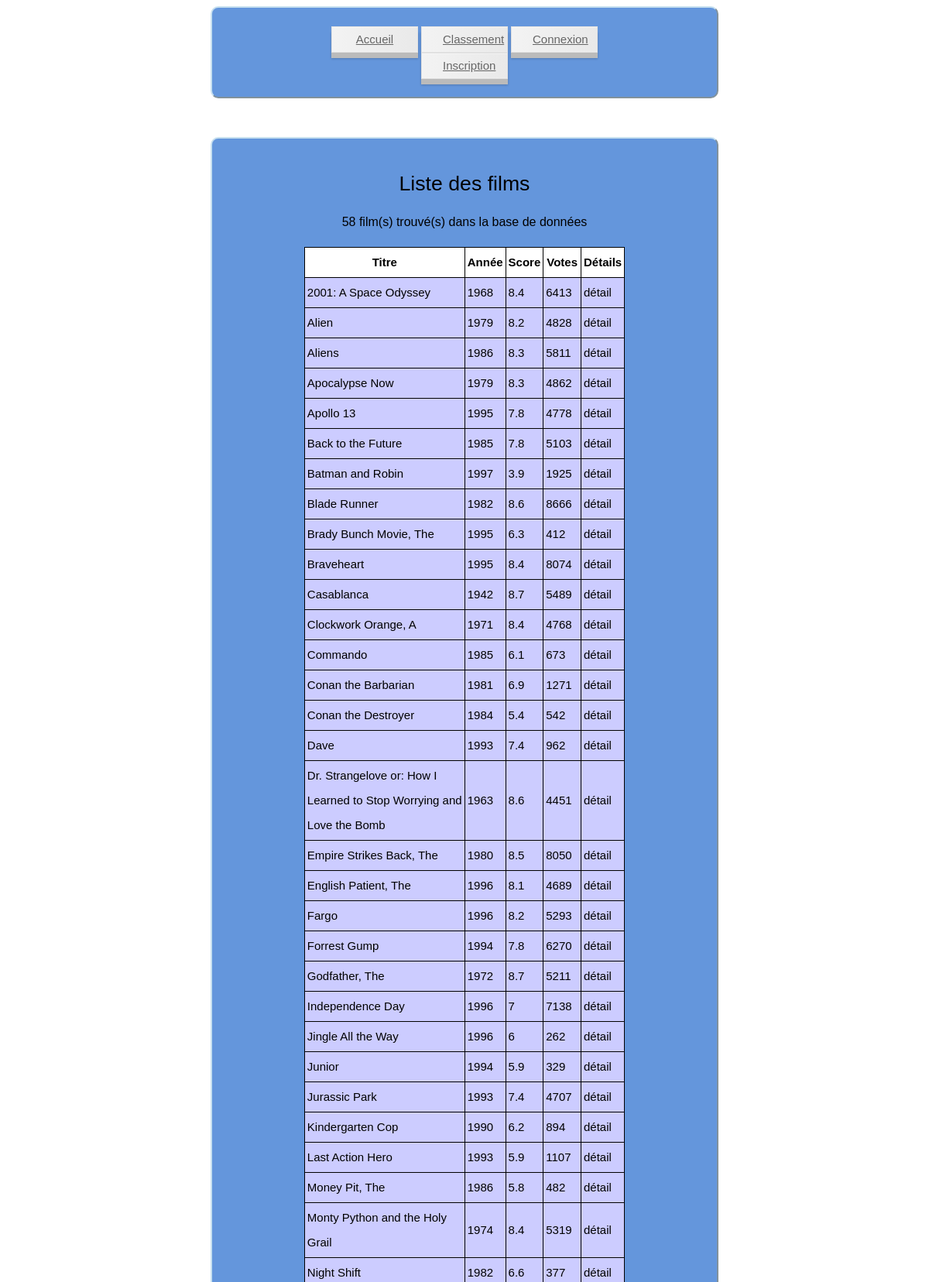
The page / (upper part) on the database its author committed.
### tables this page shows
CREATE TABLE IF NOT EXISTS `Movie` (
  `MovieID` int(11) NOT NULL,
  `Titre` varchar(70) NOT NULL,
  `Année` int(4) NOT NULL,
  `Score` float NOT NULL,
  `Votes` int(11) NOT NULL
);

### bin/Cinema.php (called while the page is built)
<?php
$host ="localhost";
$user ="p1505974";
$password="243024";
$nombase="p1505974";
 ?>

### Model/Model.php (called while the page is built)
<?php
	abstract class Model{
		private static $bdd;
		protected function executerRequete($sql, $params = null) {
			if ($params == null) {
				$resultat = self::getBdd()->query($sql);
			}
			else {
				$resultat = self::getBdd()->prepare($sql);
				$resultat->execute($params);
			}
			return $resultat;
		}
		private static function getBdd() {
			if(self::$bdd == null){
				require './bin/Cinema.php';
				self::$bdd = new PDO('mysql:host='.$host .';dbname='.$nombase ,$user,$password);
				self::$bdd->exec('SET NAMES utf8');
				self::$bdd->setAttribute(PDO::ATTR_ERRMODE,PDO::ERRMODE_EXCEPTION);
			}
			return self::$bdd;
		}
	}
?>

### Model/FilmManager.php (called while the page is built, shortened)
<?php
	require('Model/Model.php');
	class FilmManager extends Model{
		public function  getFilms(){
			$films=$this->executerRequete("SELECT * from Movie Order by Titre");
			return $films -> fetchAll ( PDO :: FETCH_ASSOC );
		}
	}
?>

### Views/films.php (the view, shortened to what this page needs)
<?php
		echo '<h1>Liste des films </h1>
				<p>'.$count.' film(s) trouvé(s) dans la base de données </p>
				<table id=casting>
					<tr>
						<th class=listefilm>Titre</th>
						<th class=listefilm>Année</th>
						<th class=listefilm>Score</th>
						<th class=listefilm>Votes</th>
						<th class=listefilm>Détails</th>
					</tr>';
		foreach ($result as $ligne){
			echo '<tr>';
			echo '<td>'.$ligne['Titre'].'</td>';
			echo '<td>'.$ligne['Année'].'</td>';
			echo '<td>'.$ligne['Score'].'</td>';
			echo '<td>'.$ligne['Votes'].'</td>';
			echo '<td> <a class=detail href="index.php?ID='.$ligne['MovieID'].'"> détail </a>' ;
			echo '</tr>';
		}
		echo '</table>';
	require("Views/layout.php");
?>

### Web/CSS/superstyle.css (style rules this page uses)
body { background-image:url(http://cdn30.us1.fansshare.com/image/backgroundimage/bigstock-abstract-blue-background-repeat-1589075503.jpg); background-size:50%; }
h1,h2 { text-align: center; font: normal normal 300 15px/32px "Electrolize", Helvetica, sans-serif; font-size:20pt; }
p { font: normal normal 300 15px/32px "Electrolize", Helvetica, sans-serif; font-size:12pt; text-align:center; }
table { margin:auto; font: normal normal 300 15px/32px "Electrolize", Helvetica, sans-serif; }
#casting { border-collapse: collapse; background-color:rgb(204, 204, 255) }
#casting td { padding:3px; border: solid 1px black; }
#casting th { padding:3px; border: solid 1px black; }
.detail { text-decoration:none; color:black; }
th.listefilm { background:white; }

### rows shown on the page
movie: Titre "2001: A Space Odyssey", Année "1968", Score "8.4", Votes "6413"
movie: Titre "Alien", Année "1979", Score "8.2", Votes "4828"
movie: Titre "Aliens", Année "1986", Score "8.3", Votes "5811"
movie: Titre "Apocalypse Now", Année "1979", Score "8.3", Votes "4862"
movie: Titre "Apollo 13", Année "1995", Score "7.8", Votes "4778"
movie: Titre "Back to the Future", Année "1985", Score "7.8", Votes "5103"
movie: Titre "Batman and Robin", Année "1997", Score "3.9", Votes "1925"
movie: Titre "Blade Runner", Année "1982", Score "8.6", Votes "8666"
movie: Titre "Brady Bunch Movie, The", Année "1995", Score "6.3", Votes "412"
movie: Titre "Braveheart", Année "1995", Score "8.4", Votes "8074"
movie: Titre "Casablanca", Année "1942", Score "8.7", Votes "5489"
movie: Titre "Clockwork Orange, A", Année "1971", Score "8.4", Votes "4768"
movie: Titre "Commando", Année "1985", Score "6.1", Votes "673"
movie: Titre "Conan the Barbarian", Année "1981", Score "6.9", Votes "1271"
movie: Titre "Conan the Destroyer", Année "1984", Score "5.4", Votes "542"
movie: Titre "Dave", Année "1993", Score "7.4", Votes "962"
movie: Titre "Dr. Strangelove or: How I Learned to Stop Worrying and Love the Bomb", Année "1963", Score "8.6", Votes "4451"
movie: Titre "Empire Strikes Back, The", Année "1980", Score "8.5", Votes "8050"
movie: Titre "English Patient, The", Année "1996", Score "8.1", Votes "4689"
movie: Titre "Fargo", Année "1996", Score "8.2", Votes "5293"
movie: Titre "Forrest Gump", Année "1994", Score "7.8", Votes "6270"
movie: Titre "Godfather, The", Année "1972", Score "8.7", Votes "5211"
movie: Titre "Independence Day", Année "1996", Score "7", Votes "7138"
movie: Titre "Jingle All the Way", Année "1996", Score "6", Votes "262"
movie: Titre "Junior", Année "1994", Score "5.9", Votes "329"
movie: Titre "Jurassic Park", Année "1993", Score "7.4", Votes "4707"
movie: Titre "Kindergarten Cop", Année "1990", Score "6.2", Votes "894"
movie: Titre "Last Action Hero", Année "1993", Score "5.9", Votes "1107"
movie: Titre "Money Pit, The", Année "1986", Score "5.8", Votes "482"
movie: Titre "Monty Python and the Holy Grail", Année "1974", Score "8.4", Votes "5319"
movie: Titre "Night Shift", Année "1982", Score "6.6", Votes "377"

### other values the page prints
$count "58"
